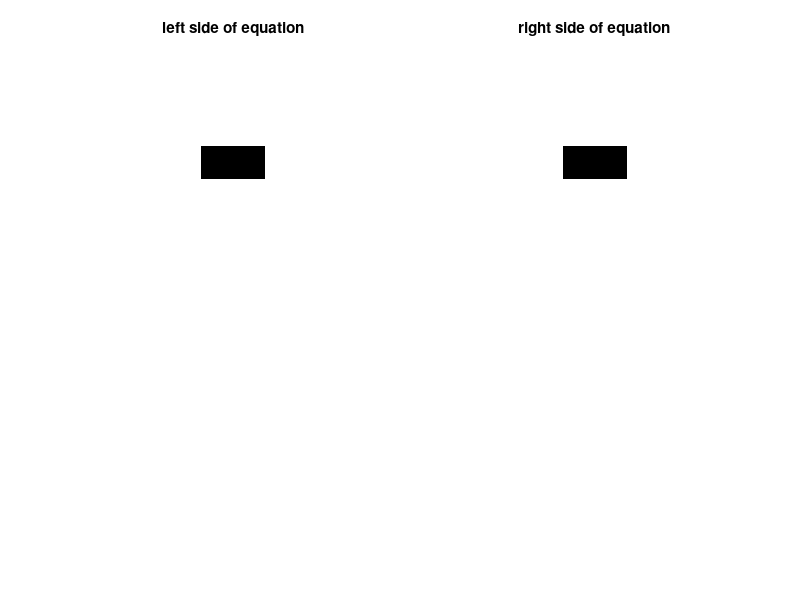

The MATLAB script that drew this image:

clc; %Clear command window
clear all; %Clear all variables and functions from memory

a=[0,0,0,0,0,0,0,0;0,0,0,0,0,0,0,0;0,0,1,1,1,1,0,0;0,0,1,1,1,1,0,0;0,0,0,0,0,0,0,0;0,0,0,0,0,0,0,0];
b=[0,1,0;1,1,1;0,0,0];

erode = imerode(a,b);
comp = imcomplement(erode);
subplot(2,2,1); imshow(comp); title('left side of equation');

acomp = imcomplement(a);
rot = imrotate(b,180);

dil = imdilate(acomp,rot);
subplot(2,2,2); imshow(dil); title('right side of equation');
